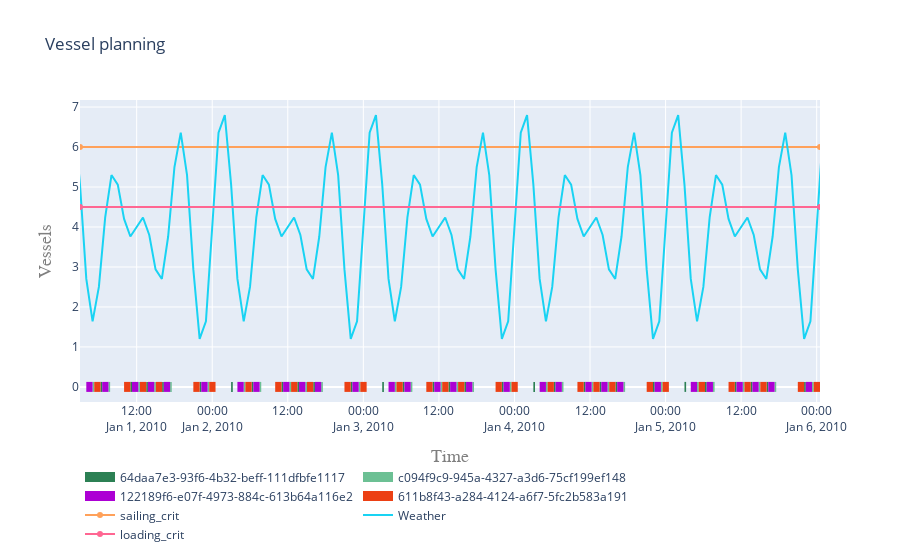

The notebook cell this image was saved under:
### Markdown cell above
##### 5.2 Visualise gantt charts

### Code cell
res = plot.vessel_planning([vessel01], y_scale="numbers", static=True)
data = res['data']
layout = res['layout']

data.append({
    "name": "sailing_crit",
    "x":[vessel01.log["Timestamp"][0].isoformat(), vessel01.log["Timestamp"][-1].isoformat()],
    "y":[sailing_crit.maximum,sailing_crit.maximum],
})

data.append({
    "name": "Weather",
    "x":metocean_df.index,
    "y":metocean_df[sailing_crit.condition],
})

data.append({
    "name": "loading_crit",
    "x":[vessel01.log["Timestamp"][0].isoformat(), vessel01.log["Timestamp"][-1].isoformat()],
    "y":[loading_crit.maximum,loading_crit.maximum],
})

go.Figure(data=data, layout=layout)

### Figure 1 — Plotly figure (JSON) as saved in the notebook; plotly's stock layout.template omitted (floating-point values rounded to 4 significant figures; data arrays with more than 128 entries replaced by an {"elided": "..."} marker saying what was removed)
{"data": [{"connectgaps": false, "hoverinfo": "y+name", "line": {"color": "rgb(44,128,84)", "width": 10}, "mode": "lines", "name": "64daa7e3-93f6-4b32-beff-111dfbfe1117", "type": "scatter", "x": {"elided": "150 str values"}, "y": {"elided": "150 int values"}}, {"connectgaps": false, "hoverinfo": "y+name", "line": {"color": "rgb(108,192,148)", "width": 10}, "mode": "lines", "name": "c094f9c9-945a-4327-a3d6-75cf199ef148", "type": "scatter", "x": {"elided": "150 str values"}, "y": {"elided": "150 int values"}}, {"connectgaps": false, "hoverinfo": "y+name", "line": {"color": "rgb(172,0,212)", "width": 10}, "mode": "lines", "name": "122189f6-e07f-4973-884c-613b64a116e2", "type": "scatter", "x": {"elided": "150 str values"}, "y": {"elided": "150 int values"}}, {"connectgaps": false, "hoverinfo": "y+name", "line": {"color": "rgb(236,64,20)", "width": 10}, "mode": "lines", "name": "611b8f43-a284-4124-a6f7-5fc2b583a191", "type": "scatter", "x": {"elided": "150 str values"}, "y": {"elided": "150 int values"}}, {"name": "sailing_crit", "type": "scatter", "x": ["2010-01-01T03:00:00", "2010-01-06T00:31:25.649182"], "y": [6, 6]}, {"name": "Weather", "type": "scatter", "x": {"elided": "192 str values"}, "y": {"elided": "192 float values"}}, {"name": "loading_crit", "type": "scatter", "x": ["2010-01-01T03:00:00", "2010-01-06T00:31:25.649182"], "y": [4.5, 4.5]}], "layout": {"hovermode": "closest", "legend": {"orientation": "h", "x": 0, "y": -0.2}, "title": {"text": "Vessel planning"}, "xaxis": {"range": ["2010-01-01T03:00:00", "2010-01-06T00:31:25.649182"], "title": {"font": {"color": "#7f7f7f", "family": "Courier New, monospace", "size": 18}, "text": "Time"}}, "yaxis": {"title": {"font": {"color": "#7f7f7f", "family": "Courier New, monospace", "size": 18}, "text": "Vessels"}}}}
